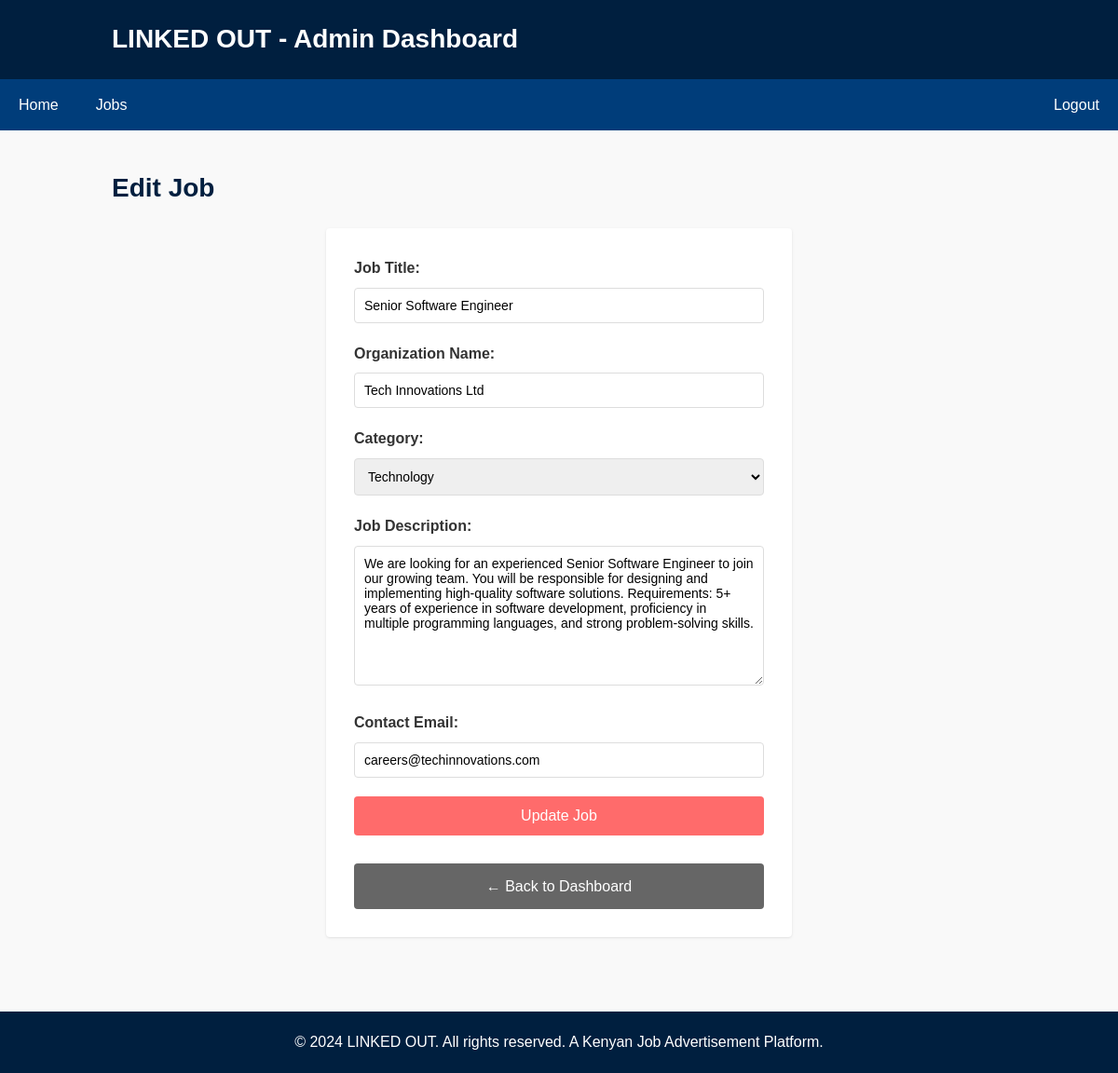
Screenshot of /edit_job.php?id=1 (signed in) with the database file from the repository.
### tables this page shows
CREATE TABLE IF NOT EXISTS jobs (
    id INT AUTO_INCREMENT PRIMARY KEY,
    title VARCHAR(255) NOT NULL,
    organization VARCHAR(255) NOT NULL,
    category VARCHAR(100) NOT NULL,
    description TEXT NOT NULL,
    email VARCHAR(255) NOT NULL,
    date_posted TIMESTAMP DEFAULT CURRENT_TIMESTAMP
);

### edit_job.php (the view, shortened to what this page needs)
<?php
include 'config.php';
$job_id = mysqli_real_escape_string($conn, $_GET['id']);
$query = "SELECT * FROM jobs WHERE id = '$job_id'";
$result = mysqli_query($conn, $query);
$job = mysqli_fetch_assoc($result);
?>
<!DOCTYPE html>
<html lang="en">
<head>
    <link rel="stylesheet" href="style.css">
</head>
<body>
    <header>
        <div class="container">
            <h1>LINKED OUT - Admin Dashboard</h1>
        </div>
    </header>
    <nav>
        <ul>
            <li><a href="index.php">Home</a></li>
            <li><a href="jobs.php">Jobs</a></li>
            <li style="margin-left: auto;">
                <a href="admin_logout.php" onclick="return confirmLogout();">Logout</a>
            </li>
        </ul>
    </nav>
    <main>
        <div class="container">
            <h2>Edit Job</h2>
            <div class="form-container">
                <form method="POST" onsubmit="return validateJobForm();">
                    <div class="form-group">
                        <label for="title">Job Title:</label>
                        <input type="text" id="title" name="title" value="<?php echo htmlspecialchars($job['title']); ?>" required>
                    </div>
                    <div class="form-group">
                        <label for="organization">Organization Name:</label>
                        <input type="text" id="organization" name="organization" value="<?php echo htmlspecialchars($job['organization']); ?>" required>
                    </div>
                    <div class="form-group">
                        <label for="category">Category:</label>
                        <select id="category" name="category" required>
                            <option value="Technology" <?php if ($job['category'] === 'Technology') echo 'selected'; ?>>Technology</option>
                        </select>
                    </div>
                    <div class="form-group">
                        <label for="description">Job Description:</label>
                        <textarea id="description" name="description" required><?php echo htmlspecialchars($job['description']); ?></textarea>
                    </div>
                    <div class="form-group">
                        <label for="email">Contact Email:</label>
                        <input type="email" id="email" name="email" value="<?php echo htmlspecialchars($job['email']); ?>" required>
                    </div>
                    <div class="form-group">
                        <button type="submit" class="btn" style="width: 100%;">Update Job</button>
                    </div>
                </form>
                <a href="admin_dashboard.php" class="btn btn-secondary" style="width: 100%; text-align: center; margin-top: 10px;">← Back to Dashboard</a>
            </div>
        </div>
    </main>
    <footer>
        <p>&copy; 2024 LINKED OUT. All rights reserved. A Kenyan Job Advertisement Platform.</p>
    </footer>
</body>
</html>

### style.css (style rules this page uses)
* { margin: 0; padding: 0; box-sizing: border-box; }
body { font-family: Arial, sans-serif; line-height: 1.6; color: #333; background-color: #f9f9f9; }
.container { max-width: 1000px; margin: 0 auto; padding: 0 20px; }
header { background-color: #001f3f; color: white; padding: 20px 0; box-shadow: 0 2px 4px rgba(0, 0, 0, 0.1); }
header h1 { font-size: 28px; margin-bottom: 0; }
nav { background-color: #003d7a; padding: 0; }
nav ul { list-style: none; display: flex; margin: 0; padding: 0; }
nav li { margin: 0; }
nav a { display: block; padding: 15px 20px; color: white; text-decoration: none; transition: background-color 0.3s; }
.btn { display: inline-block; padding: 12px 30px; background-color: #ff6b6b; color: white; text-decoration: none; border: none; border-radius: 4px; cursor: pointer; font-size: 16px; transition: background-color 0.3s; }
.btn-secondary { background-color: #666; }
main { padding: 40px 0; min-height: calc(100vh - 300px); }
h2 { color: #001f3f; margin-bottom: 20px; font-size: 28px; }
.form-group { margin-bottom: 20px; }
label { display: block; margin-bottom: 8px; font-weight: bold; color: #333; }
input[type="text"], input[type="email"], input[type="password"], select, textarea { width: 100%; padding: 10px; border: 1px solid #ddd; border-radius: 4px; font-family: Arial, sans-serif; font-size: 14px; }
textarea { resize: vertical; min-height: 150px; }
.form-container { background-color: white; padding: 30px; border-radius: 4px; box-shadow: 0 1px 3px rgba(0, 0, 0, 0.1); max-width: 500px; margin: 0 auto; }
footer { background-color: #001f3f; color: white; text-align: center; padding: 20px; margin-top: 40px; }
footer p { margin: 0; }

### rows the page displays
jobs: title "Senior Software Engineer", organization "Tech Innovations Ltd", category "Technology", description "We are looking for an experienced Senior Software Engineer to join our growing team. You will be responsible for designing and implementing high-quality software solutions. Requirements: 5+ years of experience in software development, proficiency in multiple programming languages, and strong problem-solving skills.", email "careers@techinnovations.com"
